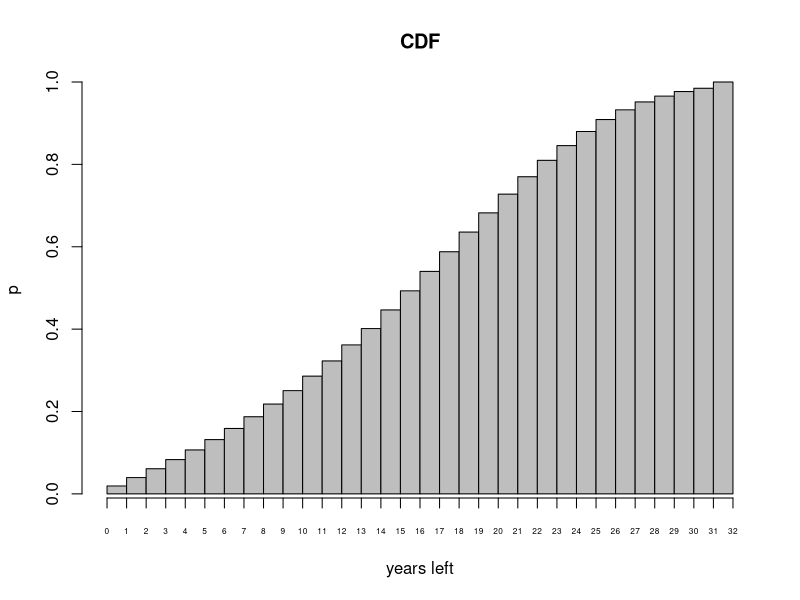
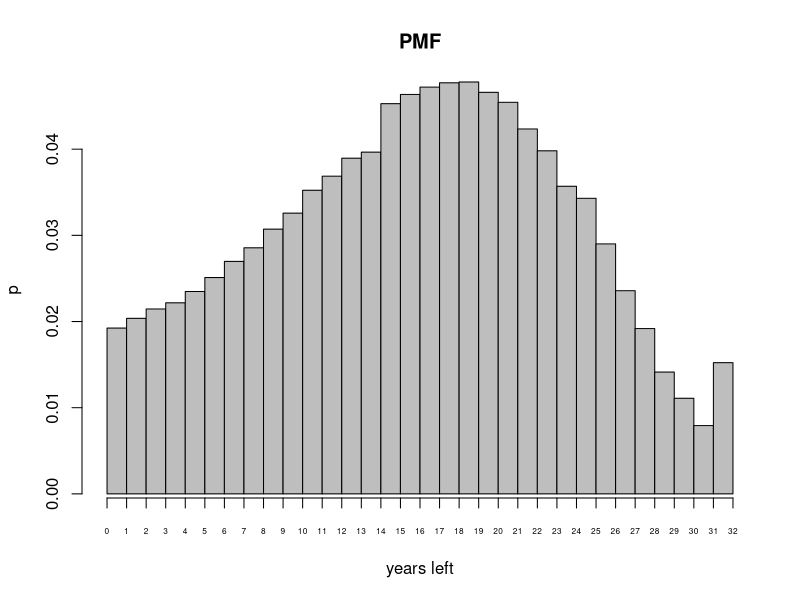

These charts were generated, in order, by the following R code:
#Parameters(3):~~~~~~~~~~~~~~~~~~~~~~~~~~~~~~~~~~~~~~~~~~~~~~~~~~~~~~~~~~~~~~~~~~~~~~~~~~~~~~~~~~~~~~~~~~~
MortR=c(0.004521, 0.000244, 0.000165, 0.000109, 0.000083, 0.000086, 0.00007, 0.000072, 0.000076, 0.000071, 0.000059, 0.000095, 0.000102, 0.000118, 0.000132, 0.000178, 0.00024, 0.00031, 0.000434, 0.000507, 0.000479, 0.000514, 0.00052, 0.000582, 0.000546, 0.000544, 0.000664, 0.000643, 0.000699, 0.000782, 0.000795, 0.000886, 0.000928, 0.000992, 0.00103, 0.001129, 0.00127, 0.001342, 0.001446, 0.001616, 0.001731, 0.001871, 0.00197, 0.002115, 0.002275, 0.002503, 0.00268, 0.002936, 0.003262, 0.003519, 0.003822, 0.004054, 0.004486, 0.004692, 0.005087, 0.005438, 0.005867, 0.006409, 0.00686, 0.007387, 0.008134, 0.009036, 0.009714, 0.010535, 0.0116, 0.012545, 0.013886, 0.015413, 0.016882, 0.018186, 0.019951, 0.021931, 0.024026, 0.025858, 0.028047, 0.031242, 0.035063, 0.038891, 0.043968, 0.048651, 0.055679, 0.062008, 0.070065, 0.076758, 0.086004, 0.096018, 0.107573, 0.120841, 0.136178, 0.151392, 0.170648, 0.187061, 0.209933, 0.229476, 0.252988, 0.276409, 0.297662, 0.32832, 0.339591, 0.378378, 0.401956)
#Mortality rate for ages 1-101 i.e. q1,q2,...,q101
#must format so that the first position in the vector represents the mortality
#rate for going from 0 to 1 year old, position 2 for rate going from 1 to 2 yr old etc.
#The data in use currently is from the ONS, the mortality rates for males in the UK

RI=c(rep(0.98,69),rep(0.982,5),rep(0.985,5),rep(0.986,5),rep(0.992,10),rep(0.995,7))
#Rate of improvement for each age, i.e. r1,r2,...,r101
#For now these are placeholders, these would need to be calculated/estimated from past data
age=70
Delay=1
#From how many years ago was the mortality rate recorded? If a year ago, set Delay=1

#Calculating Mortality rates adjusted for Improvement rates~~~~~~~~~~~~~~~~~~~~~~~~~~~~~~~~~~~~~~~~~~~~~

RI1=RI[(age+1):length(RI)]
#Indexes the rate of improvements relevant for calculation
#c(r71,...,r101)

RI2=1  #Initialise

#This for loop is to create the vector c(r71^1,r72^2,...,r101^31) 
for (n in 1:(length(RI)-age)) {
  RI2[n]=RI1[n]^(n+Delay)
}

AdMortR=1
#We want to create vector, c(q71*r71,q72*r72^2,...,q101*r101^31)
AdMortR=c(RI2*MortR[(age+1):101],1)
AdMortR
#This represents the adjusted mortality rate for a person of stated age
#A one is added in the end to make sure that a person doesn't just live forever
#Not enough data, so assume person dies guaranteed after year 101


#PMF & CDF~~~~~~~~~~~~~~~~~~~~~~~~~~~~~~~~~~~~~~~~~~~~~~~~~~~~~~~~~~~~~~~~~~~~~~~~~~~~~~~~~~~~~~~~~~~~~~~

#Now we construct our PMF, which should be the vector:
#c(q71*r71,(1-q71)q72*r72^2,...,(1-q71r71)(1-q72r72^2)...(1-q100r100^30)q101r101^31,(1-q71r71)(1-q72r72^2)...(1-q100r100^30)(1-q101r101^31))
#By converting mortality rates to a PMF of life expectancies we make it easier to 
#use in calculations of annuities and extract other data such as mean and quantiles

neg=1-AdMortR
#This is the vector c(1-q71r71,1-q72r72^2,....,1-q101r101^31)
if (n==1) NULL else neg[(age+1):(age+n-1)]
#This indexes c(1-q71r71,....,1-q(70+n)r(70+n)^n), NULL if n=1

PMF=1 #initialise
for (n in 1:length(AdMortR)) {
  PMF[n]=AdMortR[n]*prod(if (n<=1) NULL else neg[1:(n-1)])
}
#Calculates PMF where PMF[n] holds the probability of dying in (n-1,n] years



CDF=1
for (n in 1:length(PMF)) {
  CDF[n]=sum(PMF[1:n])
}
#Calculates CDF from PDF


#Barplots~~~~~~~~~~~~~~~~~~~~~~~~~~~~~~~~~~~~~~~~~~~~~~~~~~~~~~~~~~~~~~~~~~~~~~~~~~~~~~~~~~~~~~~~~~~~~~~~

barplot(CDF,space=0,main='CDF',ylab='p',xlab='years left') #plots CDF
axis(1,at=0:length(CDF),cex.axis=0.5)

barplot(PMF,space=0,main='PMF',ylab='p',xlab='years left') #plots PMF
axis(1,at=0:length(PMF),cex.axis=0.5)
#Note that the final bar for reaching age 102 is higher than age 101, that is because
#the last bar represents the probability of reaching age 102+ not just 102
#The later calculations will consider this as 102, not 102+ though


#Percentiles & Mean~~~~~~~~~~~~~~~~~~~~~~~~~~~~~~~~~~~~~~~~~~~~~~~~~~~~~~~~~~~~~~~~~~~~~~~~~~~~~~~~~~~~~~

#These data points summarise the distributions of life expectancy for comparison
#and reports

ExEx=sum(seq(age+1,length(MortR)+1)*PMF)-age
ExEx
#This calculates expected life expectancy, i.e. the mean years left to live


q=0.95
which(CDF>=q)[1]
#Shows q percentile life-expectancy

p=23
CDF[p]
#Shows which percentile is having life expectancy of p


#When we plot a graph of PMF for all ages, we notice a jump of PMF from age 84 to age 85
#After some investigation, this is due to a significant increase for both Mortality rate and 
#Improvement rate between these two ages, which combine together to have a large effect in final results
age
MortR[82:86]
AdMortR[(82-age):(86-age)]
RI[82:86]
RI1[(82-age):(86-age)]

length(PMF)

#Annuity Calculation~~~~~~~~~~~~~~~~~~~~~~~~~~~~~~~~~~~~~~~~~~~~~~~~~~~~~~~~~~~~~~~~~~~~~~~~~~~~~~~~~~~~~

i=0.05
v=1/(1-i)
DR=1
for (n in 1:length(AdMortR)) {
  DR[n]=v^n
}
DR
#DR=(v,v^2,v^3,...,v^(102-age))

neg2=c(1,1-CDF[1:(length(CDF)-1)]) #This vector represents probability of surviving [n] years
neg2
CDF

EPVb=sum(DR*PMF)
#Expected present value of the benefits where benefits is $1 awarded at death
EPVp=sum(DR/v*(neg2))
#Expected present value of premiums

Pm=EPVb/EPVp
Pm
#Annuity premium for interest rate [i], calculated using EPV method

Pn=if (v==1) v^ExEx/(floor(ExEx)+1) else (1-v)/(1-v^(floor(ExEx)+1))*v^(ExEx)
Pn
#Calculated using NPV=0 method, using expected life expectancy at age, [age]

#Pm and Pn represents the annuity paid for each $1 of benefit

#Use two methods, for cross-checking, whether these two agree within rounding errors.


